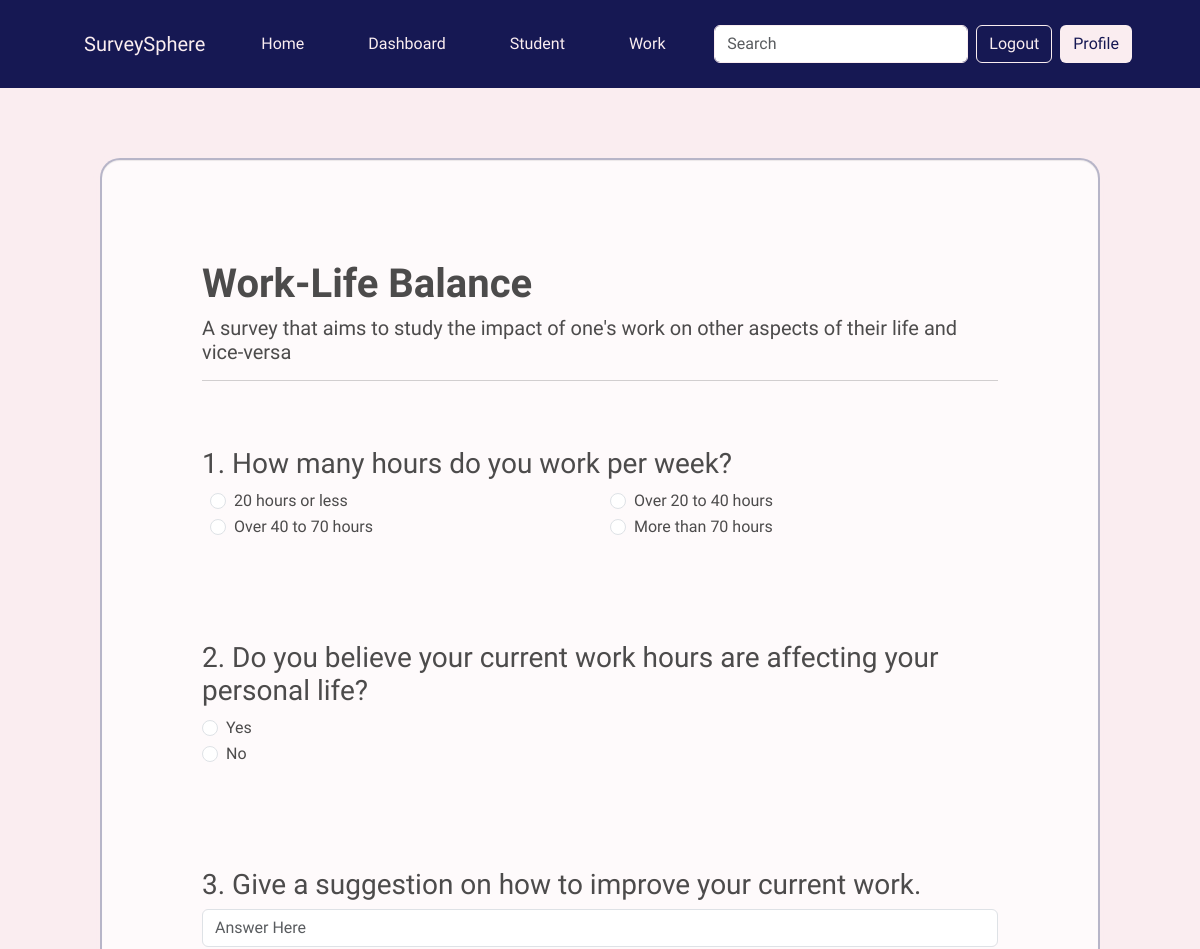
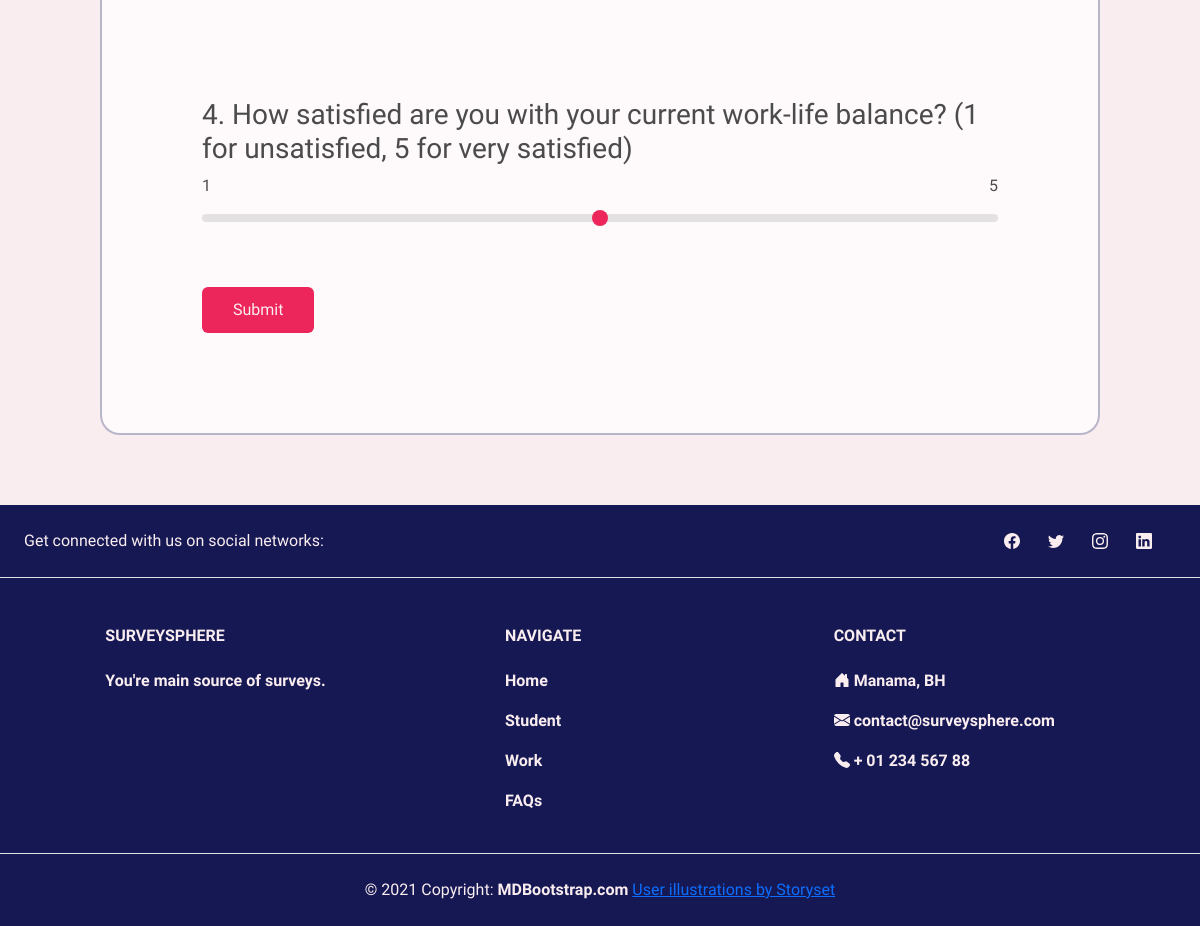
/answerSurvey.php?survID=5 (signed in), run on the app's committed database (2 pictures, top to bottom).
### tables this page shows
CREATE TABLE `surveys` (
  `surveyID` int(11) NOT NULL,
  `numQuestions` int(11) NOT NULL,
  `numResponses` int(11) NOT NULL DEFAULT 0,
  `date` date NOT NULL,
  `title` varchar(100) NOT NULL,
  `description` text NOT NULL,
  `category` varchar(50) NOT NULL
);

CREATE TABLE `questions` (
  `questionID` int(11) NOT NULL,
  `content` text NOT NULL,
  `type` varchar(100) NOT NULL,
  `SurveyID` int(11) NOT NULL
);

CREATE TABLE `choices` (
  `MCQID` int(11) NOT NULL,
  `choice1` varchar(200) NOT NULL,
  `choice2` varchar(200) NOT NULL,
  `choice3` varchar(200) NOT NULL,
  `choice4` varchar(200) NOT NULL
);

### answerSurvey.php (the view, shortened to what this page needs)
<!DOCTYPE html>
<html lang="en">
<head>
    <link href="https://cdn.jsdelivr.net/npm/bootstrap@5.3.0-alpha3/dist/css/bootstrap.min.css" rel="stylesheet">
    <link rel="stylesheet" href="css/generalstyle.css">
    <link rel="stylesheet" href="css/answerSurvey.css">
</head>
<body>
    <div id="header"> <?php include 'header.php'?> </div>
    <div class="cointainer" id="main">
    <div class='container' id='displaySurvey'>
        <?php
        try{
                require('database/connection.php');
               $db->beginTransaction();
                if(isset($_POST['answerSurv'])||isset($_GET['survID']) ){
                     if(isset($_POST['answerSurv']))
                        $survID=$_POST['svID'];
                    else
                        {
                            $survID = $_GET['survID'];
                        }
                    $displaySurvRec=$db->prepare("SELECT * from surveys where surveyID=:svID");
                    $displaySurvRec->bindParam(':svID', $survID);
                    $displaySurvRec->execute();
                    $sTitle = '';
                    $sDesc = '';
                    if($displaySurvey=$displaySurvRec->fetch())
                        {
                            $sTitle = $displaySurvey['title'];
                            $sDesc = $displaySurvey['description'];
                        }
                    echo "  <form method='post' action='submittedResponse.php' >
                        <div class=' id='surveyHead'>
                            <div> <h1>" .$sTitle." </h1></div>
                            <div> <h5> " .$sDesc." </h5></div>
                            <hr>
                        </div>";
                        $questionDetailRec=$db->prepare("SELECT questions.* FROM questions WHERE SurveyID=:sID");
                        $questionDetailRec->bindParam(':sID', $survID);
                        $questionDetailRec->execute();
                        $questionDetails=$questionDetailRec->fetchAll();
                        echo "<div class='row' id='surveyBody'>
                               ";
                        $qNo=1;
                        $qIDarr=[];
                        foreach($questionDetails as $question){
                            $type=$question['type'];
                            $qID=$question['questionID'];
                            $qIDarr[]=$qID;
                            $choicesRec=$db->prepare("SELECT * FROM choices  WHERE choices.MCQID=?");
                            $choicesRec->execute(array($qID));
                            $choices=$choicesRec->fetch();
                            if($type=='mcq'){
                                echo "
                                    <div class='question col-12' id=''>
                                        <div class='questionTitle row' id=''><h3> $qNo. " .$question['content']." </h3> </div>
                                        <div class='row ms-2' id='mcqChoices'>";
                                        for($i=1; $i<=4; $i++ ){
                                            echo
                                            "<div class='form-check mcqOption col-md-6 col-sm-12' id=''>
                                            <input class='form-check-input ' type='radio' name='qID_$qID' value='".$choices["choice$i"]."'> ".$choices["choice$i"]."
                                            </div>";
                                        }
                                        echo"</div>
                                   </div>";
                            }
                            elseif($type=='yes_no'){
                                echo "
                                   <div class='question' id=''>
                                   <div class='questionTitle' id=''><h3> $qNo. " .$question['content']."</h3>  </div>
                                        <div class='t/fOption form-check' id=''>
                                            <input type='radio' class='form-check-input' name='qID_$qID' value='yes'> Yes
                                        </div>
                                        <div class='t/fOption form-check' id=''>
                                            <input type='radio' class='form-check-input' name='qID_$qID' value='no'> No
                                        </div>
                                   </div>";
                            }
                            elseif($type=='scale'){
                                echo "
                                   <div class='question' id=''>
                                   <div class='questionTitle' id=''><h3> $qNo. " .$question['content']."</h3>  </div>
                                        <div class='row' id='rangeLabel'>
                                            <div class='col'> <label for='rangeQ' class='form-label'>1</label> </div>
                                            <div class='col text-end'> <label for='rangeQ' class='form-label'>5</label> </div>
                                        </div>
                                        <div class='rangeOption' id='rangeQ'>
                                            <input type='range' class='form-range' name='qID_$qID' value='' min=1 max=5 step=1>
                                        </div>
                                   </div>";
                            }
                            else{
                                echo "
                                   <div class='question' id=''>
                                   <div class='questionTitle' id=''><h3> $qNo. " .$question['content']." </h3> </div>
                                        <div class='shortAOption' id=''>
                                        <input class='form-control' type='text' name='qID_$qID' placeholder='Answer Here' aria-label='default input example'>
                                        </div>
                                   </div>";
                            }
                            $qNo++;
                        }
                    $qIDarrSerialized = serialize($qIDarr);
                        echo"</div>
                        <div id='submitResponse'>
                                    <input type='hidden' id='surveyID' name='svID' value=". $survID.">
                                    <input type='hidden' id='surveyID' name='SrqID' value=".$qIDarrSerialized.">
                                    <button class='btn' id='survey-btn' name='submitSurv'  type='submit'>Submit</button>";
                        echo"</div>
                    </form>
                    ";
                }
        }
        catch(PDOException $e){
            die($e->getMessage());
        }
        ?>
        </div>
    </div>
    <div > <?php include 'footer.html'?> </div>
</body>
</html>

### css/generalstyle.css (style rules this page uses)
body { margin: 0; background-color: #FAEDF0; font-family: 'Cabin', sans-serif; }
#header { background-color: #161853; }
#main { min-height: 40vw; }
#survey-btn { padding: 10px 30px; background-color: #EC255A; color: #FAEDF0; }
#displaySurvey { background-color: rgba(255, 255, 255, 0.7); min-height: 600px; margin: 70px auto; max-width:1000px; padding: 100px; color: rgba(0, 0, 0, 0.7); border: solid 2px rgba(22, 24, 83, 0.3); border-radius: 20px; box-shadow: inset 0 1px 1px rgba(0, 0, 0, 0.075), 0 0 8px #FAEDF0; display: flex; flex-direction: column; justify-content: center; align-items: center; }
#displaySurvey h1,p { font-weight: bold; }
.question { margin: 50px 0; }
#footer { background-color: #161853; color: #FAEDF0; bottom: 0; }
.smicon a { text-decoration: none; }
.text-reset { text-decoration: none; }

### data on the page
surveys: title "Work-Life Balance", description "A survey that aims to study the impact of one's work on other aspects of their life and vice-versa"
questions: content "How many hours do you work per week?", choices.choice1 "20 hours or less", choices.choice2 "Over 20 to 40 hours", choices.choice3 "Over 40 to 70 hours", choices.choice4 "More than 70 hours"
questions: content "Do you believe your current work hours are affecting your personal life?"
questions: content "Give a suggestion on how to improve your current work."
questions: content "How satisfied are you with your current work-life balance? (1 for unsatisfied, 5 for very satisfied)"
